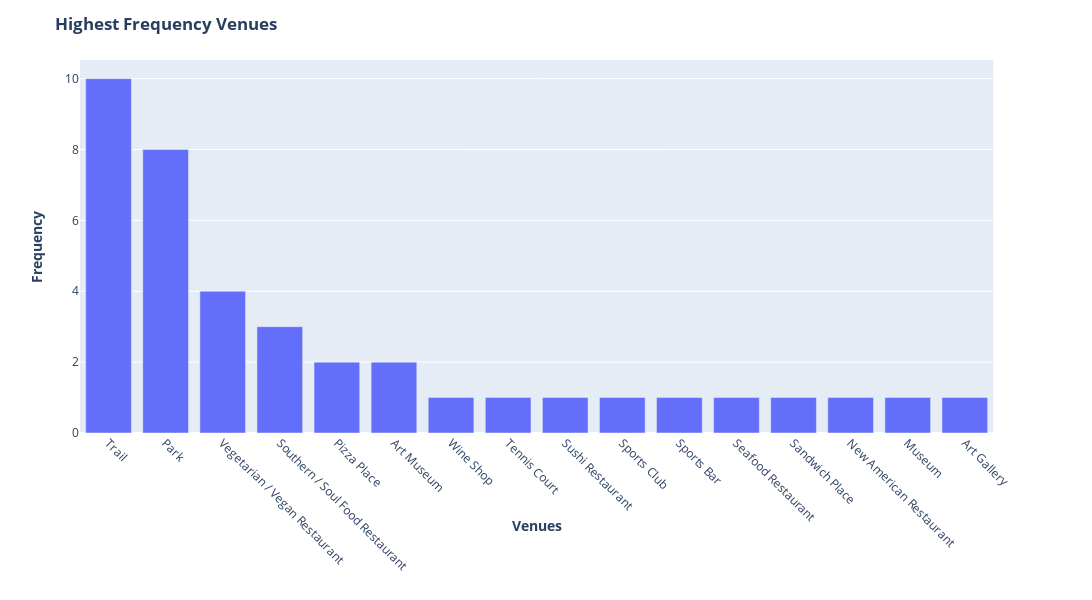

Here is the notebook cell this chart was saved with:
### Code cell
top_ten_grouped = top_ten_venues.groupby('Venues')['Freq'].sum().sort_values(ascending = False).reset_index()
fig = px.bar(top_ten_grouped, x = 'Venues', y = 'Freq')

fig.update_layout(title = '<b>Highest Frequency Venues</b>', width = 1200)
fig.update_xaxes(title = '<b>Venues</b>',tickangle = 45)
fig.update_yaxes(title = '<b>Frequency</b>')

fig.show()

### Figure 1 — Plotly figure (JSON) as saved in the notebook; plotly's stock layout.template omitted (floating-point values rounded to 4 significant figures)
{"data": [{"alignmentgroup": "True", "hoverlabel": {"namelength": 0}, "hovertemplate": "Venues=%{x}<br>Freq=%{y}", "legendgroup": "", "marker": {"color": "#636efa"}, "name": "", "offsetgroup": "", "orientation": "v", "showlegend": false, "textposition": "auto", "type": "bar", "x": ["Trail", "Park", "Vegetarian / Vegan Restaurant", "Southern / Soul Food Restaurant", "Pizza Place", "Art Museum", "Wine Shop", "Tennis Court", "Sushi Restaurant", "Sports Club", "Sports Bar", "Seafood Restaurant", "Sandwich Place", "New American Restaurant", "Museum", "Art Gallery"], "xaxis": "x", "y": [10, 8, 4, 3, 2, 2, 1, 1, 1, 1, 1, 1, 1, 1, 1, 1], "yaxis": "y"}], "layout": {"barmode": "relative", "height": 600, "legend": {"tracegroupgap": 0}, "margin": {"t": 60}, "title": {"text": "<b>Highest Frequency Venues</b>"}, "width": 1200, "xaxis": {"anchor": "y", "domain": [0, 0.98], "tickangle": 45, "title": {"text": "<b>Venues</b>"}}, "yaxis": {"anchor": "x", "domain": [0, 1], "title": {"text": "<b>Frequency</b>"}}}}
